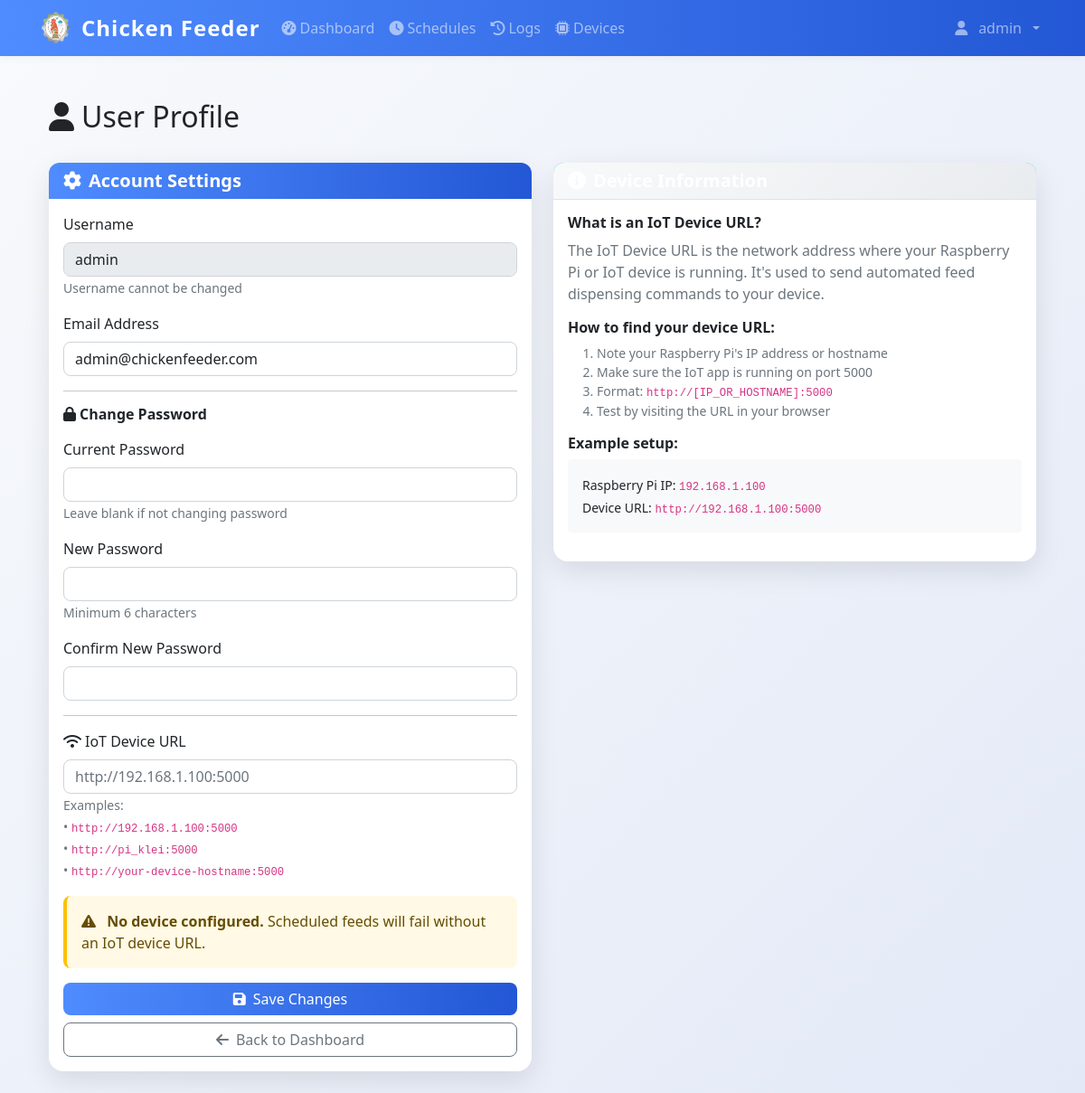
The app's page /profile (signed in), older data.
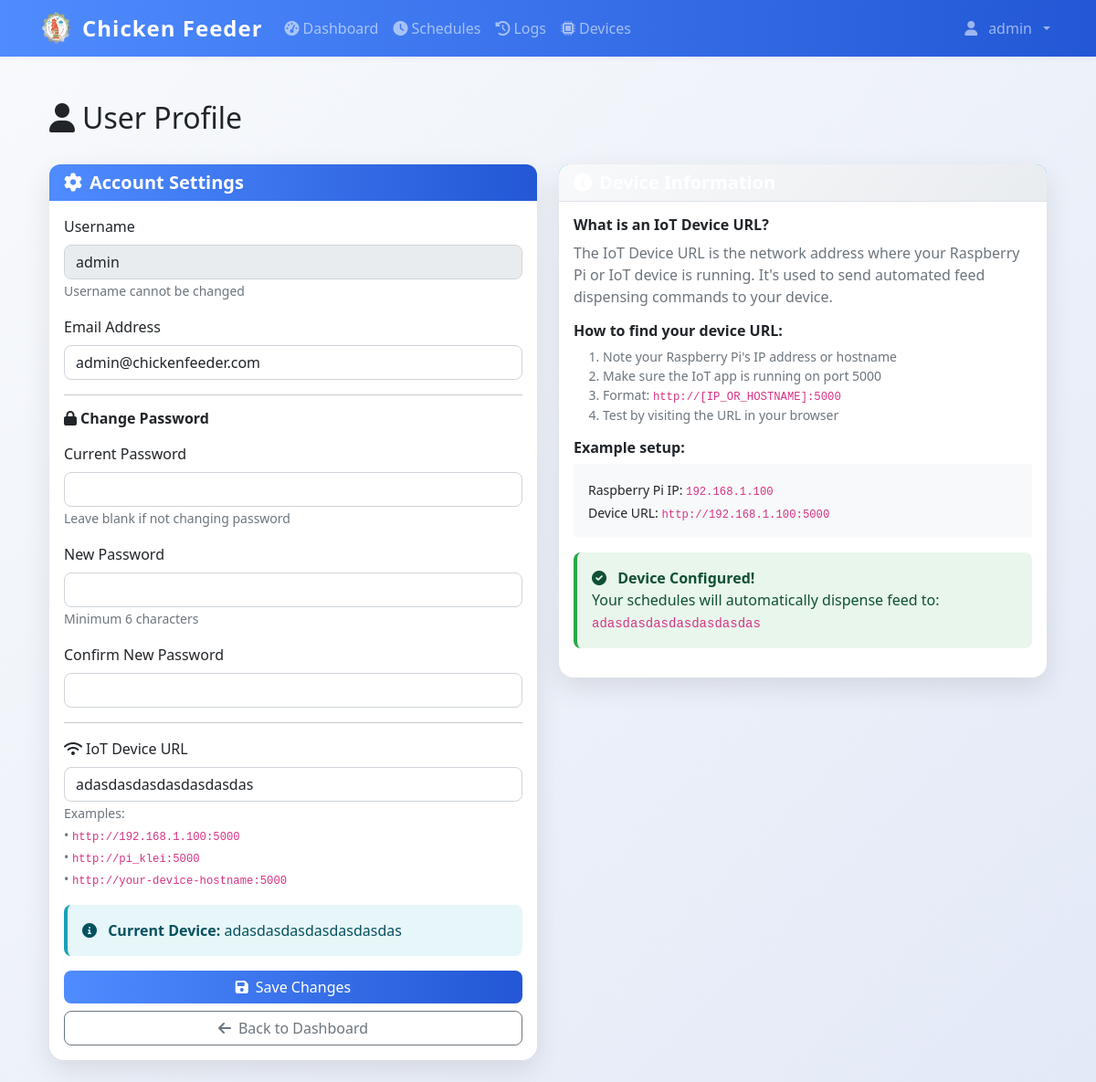
The same page, newer data.
### models.py (models this page shows)
class User(UserMixin, db.Model):
    id = db.Column(db.Integer, primary_key=True)
    username = db.Column(db.String(80), unique=True, nullable=False)
    email = db.Column(db.String(120), unique=True, nullable=False)
    password_hash = db.Column(db.String(120), nullable=False)
    iot_device_url = db.Column(db.String(255), nullable=True)  # e.g., 'http://192.168.1.100:5000' or 'pi_klei'
    is_admin = db.Column(db.Boolean, default=True)
    created_at = db.Column(db.DateTime, default=datetime.utcnow)

### app.py (the view, shortened to what this page needs)
@app.route('/profile', methods=['GET', 'POST'])
@login_required
def profile():
    return render_template('profile.html', user=current_user)

### app.py (called while the page is built)
@login_manager.user_loader
def load_user(user_id):
    return db.session.get(User, int(user_id))

@app.context_processor
def inject_datetime():
    return {'datetime': datetime}

### templates/profile.html (shortened to what the changed rows need)
{% extends "base.html" %}
{% block content %}
<div class="row mb-4">
    <div class="col">
        <h1 class="h2">
            <i class="fas fa-user me-2"></i>User Profile
        </h1>
    </div>
</div>
<div class="row">
    <div class="col-lg-6">
        <div class="card shadow">
            <div class="card-body">
                <form method="POST">
                    <div class="mb-3">
                        <label for="username" class="form-label">Username</label>
                        <input type="text" class="form-control" id="username" value="{{ user.username }}" disabled>
                        <small class="text-muted">Username cannot be changed</small>
                    </div>
                    <div class="mb-3">
                        <label for="email" class="form-label">Email Address</label>
                        <input type="email" class="form-control" id="email" name="email" value="{{ user.email }}" required>
                    </div>
                    <hr>
                    <h6 class="mb-3">
                        <i class="fas fa-lock me-1"></i>Change Password
                    </h6>
                    <div class="mb-3">
                        <label for="current_password" class="form-label">Current Password</label>
                        <input type="password" class="form-control" id="current_password" name="current_password">
                        <small class="text-muted">Leave blank if not changing password</small>
                    </div>
                    <div class="mb-3">
                        <label for="new_password" class="form-label">New Password</label>
                        <input type="password" class="form-control" id="new_password" name="new_password">
                        <small class="text-muted">Minimum 6 characters</small>
                    </div>
                    <div class="mb-3">
                        <label for="confirm_password" class="form-label">Confirm New Password</label>
                        <input type="password" class="form-control" id="confirm_password" name="confirm_password">
                    </div>
                    <hr>
                    <div class="mb-3">
                        <label for="iot_device_url" class="form-label">
                            <i class="fas fa-wifi me-1"></i>IoT Device URL
                        </label>
                        <input type="text" class="form-control" id="iot_device_url" name="iot_device_url"
                               placeholder="http://192.168.1.100:5000"
                               value="{{ user.iot_device_url or '' }}">
                        <small class="form-text text-muted">
                            Examples:<br>
                            • <code>http://192.168.1.100:5000</code><br>
                            • <code>http://pi_klei:5000</code><br>
                            • <code>http://your-device-hostname:5000</code>
                        </small>
                    </div>
                    {% if user.iot_device_url %}
                    <div class="alert alert-info" role="alert">
                        <i class="fas fa-info-circle me-2"></i>
                        <strong>Current Device:</strong> {{ user.iot_device_url }}
                    </div>
                    {% else %}
                    <div class="alert alert-warning" role="alert">
                        <i class="fas fa-exclamation-triangle me-2"></i>
                        <strong>No device configured.</strong> Scheduled feeds will fail without an IoT device URL.
                    </div>
                    {% endif %}
                    <div class="d-grid gap-2">
                        <button type="submit" class="btn btn-primary">
                        </button>
                        <a href="{{ url_for('dashboard') }}" class="btn btn-outline-secondary">
                        </a>
                    </div>
                </form>
            </div>
        </div>
    </div>
    <div class="col-lg-6">
        <div class="card shadow">
            <div class="card-body">
                <div class="mb-3">
                    <h6>What is an IoT Device URL?</h6>
                    <p class="text-muted">
                    </p>
                </div>
                <div class="mb-3">
                    <h6>How to find your device URL:</h6>
                    <ol class="text-muted small">
                    </ol>
                </div>
                <div class="mb-3">
                    <h6>Example setup:</h6>
                    <div class="bg-light p-3 rounded">
                    </div>
                </div>
                {% if user.iot_device_url %}
                <div class="alert alert-success" role="alert">
                    <i class="fas fa-check-circle me-2"></i>
                    <strong>Device Configured!</strong><br>
                    Your schedules will automatically dispense feed to: <code>{{ user.iot_device_url }}</code>
                </div>
                {% endif %}
            </div>
        </div>
    </div>
</div>
{% endblock %}

### templates/base.html (shortened to what this page needs)
<!DOCTYPE html>
<html lang="en">
<head>
    <link href="https://cdn.jsdelivr.net/npm/bootstrap@5.1.3/dist/css/bootstrap.min.css" rel="stylesheet">
    <link href="https://cdnjs.cloudflare.com/ajax/libs/font-awesome/6.0.0/css/all.min.css" rel="stylesheet">
    <link href="{{ url_for('static', filename='css/style.css') }}" rel="stylesheet">
</head>
<body>
    {% if current_user.is_authenticated %}
    <nav class="navbar navbar-expand-lg navbar-dark bg-primary">
        <div class="container">
            <div class="d-flex align-items-center gap-2">
                <img src="{{ url_for('static', filename='img/chicken-logo.png') }}" alt="Logo" style="width:40px;height:40px;" >
                <a class="navbar-brand" href="{{ url_for('dashboard') }}">
                   Chicken Feeder
                </a>
            </div>
            <div class="collapse navbar-collapse" id="navbarNav">
                <ul class="navbar-nav me-auto">
                    <li class="nav-item">
                        <a class="nav-link {% if request.endpoint == 'dashboard' %}active{% endif %}"
                           href="{{ url_for('dashboard') }}">
                            <i class="fas fa-tachometer-alt me-1"></i>Dashboard
                        </a>
                    </li>
                    <li class="nav-item">
                        <a class="nav-link {% if request.endpoint in ['schedules', 'add_schedule'] %}active{% endif %}"
                           href="{{ url_for('schedules') }}">
                            <i class="fas fa-clock me-1"></i>Schedules
                        </a>
                    </li>
                    <li class="nav-item">
                        <a class="nav-link {% if request.endpoint == 'logs' %}active{% endif %}"
                           href="{{ url_for('logs') }}">
                            <i class="fas fa-history me-1"></i>Logs
                        </a>
                    </li>
                    <li class="nav-item">
                        <a class="nav-link {% if request.endpoint in ['devices', 'add_device'] %}active{% endif %}"
                           href="{{ url_for('devices') }}">
                            <i class="fas fa-microchip me-1"></i>Devices
                        </a>
                    </li>
                </ul>
                <ul class="navbar-nav">
                    <li class="nav-item dropdown">
                        <a class="nav-link dropdown-toggle d-flex align-items-center gap-2" href="#" id="navbarDropdown" role="button"
                           data-bs-toggle="dropdown" aria-expanded="false">
                            <i class="fas fa-user me-1 "></i>{{ current_user.username }}
                        </a>
                    </li>
                </ul>
            </div>
        </div>
    </nav>
    {% endif %}
    <main class="container align-items-center mt-4 p-4">
        {% block content %}{% endblock %}
    </main>
</body>
</html>

Row changes from the older to the newer data that the page shows:
changed User "admin": iot_device_url (not shown) → "adasdasdasdasdasdasdas"
Text that changed along with them:
text no longer shown: "No device configured. Scheduled feeds will fail without an IoT device URL."
text now shown: "Current Device: Device Configured! Your schedules will automatically dispense feed to:"
